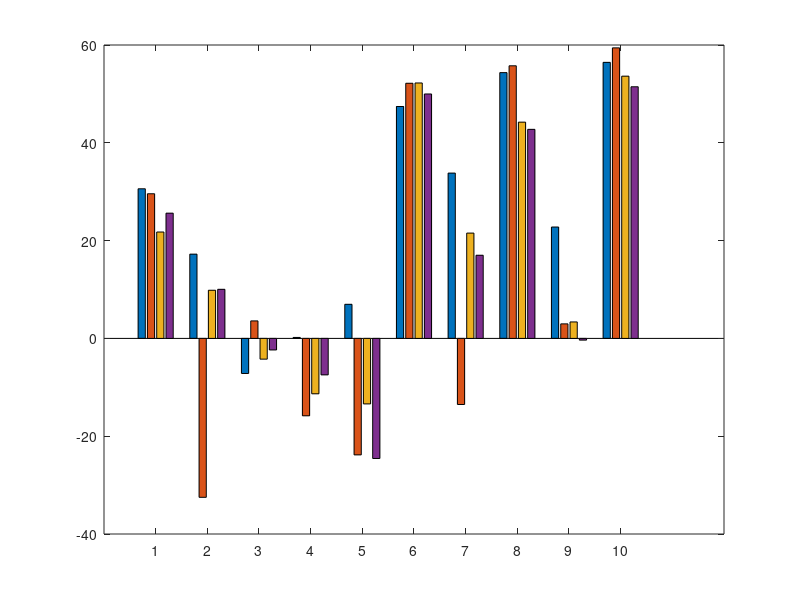

Write MATLAB code to recreate this figure. (Note: this script raises an error after producing the figure.)
close all
set(0, 'DefaultFigureColor', 'w')

% da excel pavia_results

FIT_personalized_linear_model_1day_MPC = [30.59931667
17.23160786
-7.173513518
0.196656186
6.974372866
47.42491792
33.80686733
54.35364511
22.7774801
56.45170532
]';

FIT_personalized_linear_model_2day_MPC = [29.58202158
-32.50074788
3.579809701
-15.82851355
-23.82095675
52.17612065
-13.5154516
55.75019613
2.973768261
59.41815861
]';


FIT_personalized_linear_model_2day_train_batch_1 = [21.75627697
9.846218853
-4.242890544
-11.3287828
-13.39650664
52.23483111
21.5359074
44.22402232
3.367201685
53.6277472
]';

FIT_personalized_linear_model_2day_test = [25.61241932
10.0404122
-2.362629577
-7.458485764
-24.55571974
49.98437939
17.0064642
42.75186167
-0.353463165
51.4619074
]';



figure
% Cambia il colore della terza barra a verde
h = bar([FIT_personalized_linear_model_1day_MPC; FIT_personalized_linear_model_2day_MPC; ...
    FIT_personalized_linear_model_2day_train_batch_1; FIT_personalized_linear_model_2day_test]');
h(1).FaceColor = [0.85 0.8 0.3]; % verde
h(2).FaceColor = [0.75 0.7 0.3]; % verde
h(3).FaceColor = [0.65 0.6 0.3]; % verde
h(4).FaceColor = [0.55 0.5 0.3]; % verde
grid on
xlabel('patient')
ylabel('FIT')
title('error in delta glycemia with just insulin')
legend('MPC data in 1 day','MPC data in 2 day','PID data train part', 'PID data test part')


figure
% Cambia il colore della terza barra a verde
h = bar([FIT_personalized_linear_model_1day_MPC; ...
    FIT_personalized_linear_model_2day_train_batch_1; FIT_personalized_linear_model_2day_test]');
h(1).FaceColor = [0.95 0.85 0.1]; % verde
h(2).FaceColor = [0.85 0.75 0.1]; % verde
h(3).FaceColor = [0.75 0.65 0.1]; % verde
grid on
xlabel('patient')
ylabel('FIT')
title('FIT pavia personalized models')
ylim([-30 100])
legend('MPC data in 1 day','PID data train part', 'PID data test part')


figure

E_m = [ ...
    FIT_personalized_linear_model_1day_MPC(:), ...
    FIT_personalized_linear_model_2day_train_batch_1(:), ...
    FIT_personalized_linear_model_2day_test(:)];

boxplot(E_m, ...
    'Labels', {'MPC data in 1 day','PID data train part', 'PID data test part'}, ...
    'Whisker', 1.5);

grid on
ylabel('FIT')
title('FIT pavia personalized models')

% Colori
h = findobj(gca,'Tag','Box');
colors = {[0.95 0.85 0.1], [0.85 0.75 0.1], [0.75 0.65 0.1]};

for i = 1:length(h)
    patch(get(h(i),'XData'), get(h(i),'YData'), ...
        colors{length(h)-i+1}, ...
        'FaceAlpha',0.6);
end
